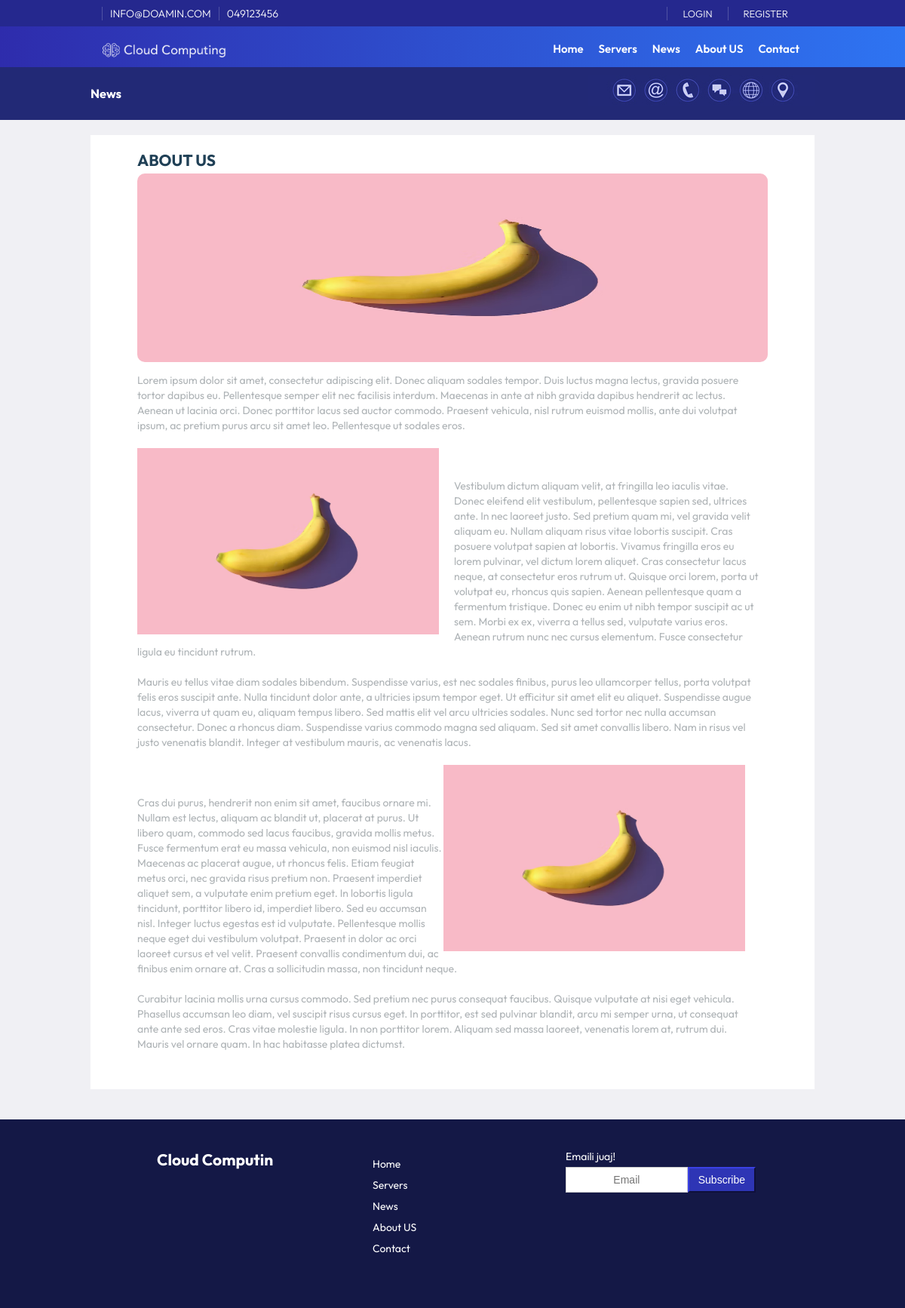
The page /aboutus.php on the database its author committed.
### tables this page shows
CREATE TABLE `configs` (
  `id` int(11) NOT NULL,
  `emri` varchar(255) NOT NULL,
  `vlera` text NOT NULL
);

CREATE TABLE `menu` (
  `id` int(11) NOT NULL,
  `Emri` varchar(255) NOT NULL,
  `vlera` varchar(255) NOT NULL,
  `renditja` int(11) NOT NULL,
  `autori` varchar(255) NOT NULL,
  `Data` datetime NOT NULL DEFAULT current_timestamp() ON UPDATE current_timestamp()
);

CREATE TABLE `faqet` (
  `id` int(11) NOT NULL,
  `titulli` varchar(30) NOT NULL,
  `permbajtja` text NOT NULL,
  `foto` varchar(100) NOT NULL,
  `Data` timestamp NOT NULL DEFAULT current_timestamp() ON UPDATE current_timestamp(),
  `autori` varchar(255) NOT NULL
);

### assets/config/config.php (called while the page is built, shortened)
<?php
class Database {
    private $host = "localhost";
    private $username = "root";
    private $password = "";
    private $database = "CloudComputing";
    public function __construct() {
        $this->conn = new mysqli($this->host, $this->username, $this->password, $this->database);
    }
}
?>

### assets/config/functions.php (called while the page is built, shortened)
<?php
include_once 'config.php';
$db = new Database();
class SiteConfigs {
    private $db;
    public function __construct($db) {
        $this->db = $db;
    }
    public function readConfig($emri) {
        $defaultValue = 'Not Available';
        $query = "SELECT vlera FROM configs WHERE emri = '$emri' LIMIT 1";
        $result = $this->db->conn->query($query);
        if ($result->num_rows > 0) {
            $configs = $result->fetch_assoc();
            return $configs['vlera'];
        }
        return $defaultValue;
    }
}
$configs = new SiteConfigs($db);
?>

### assets/config/menu.php (called while the page is built, shortened)
<?php
class Menu {
    private $db;
    public function __construct($db) {
        $this->db = $db;
    }
    public function readAllMenu() {
        $query = "SELECT * FROM menu ORDER BY renditja ASC";
        $result = $this->db->conn->query($query);
        return $result->fetch_all(MYSQLI_ASSOC);
    }
}
?>

### assets/config/faqet.php (called while the page is built, shortened)
<?php
class Faqet {
    private $db;
    public function __construct($db) {
        $this->db = $db;
    }
    public function readFaqe($id) {
        $query = "SELECT * FROM faqet WHERE id = $id";
        $result = $this->db->conn->query($query);
        return $result->fetch_assoc();
    }
}
?>

### aboutus.php (the view, shortened to what this page needs)
<?php
include_once 'assets/config/config.php';
include_once 'assets/config/functions.php';
include_once 'assets/config/faqet.php';
include_once 'assets/config/menu.php';
$pageid=3;
$db = new Database();
$faqet = new Faqet($db);
$oneFaqe = $faqet->readFaqe(1);
?>
<!DOCTYPE html>
<html lang="en">
<head>
    <link rel="stylesheet" href="assets/css/style.css">
    <link rel="stylesheet" href="https://cdnjs.cloudflare.com/ajax/libs/font-awesome/4.7.0/css/font-awesome.min.css">
</head>
<body>
    <div class="container">
        <?php include "header.php" ?>
        <div class="news width80">
                <div class="articel1">
                        <div class="atitle"><h2><?php echo $oneFaqe['titulli']; ?></h2></div>
                        <div class="aimage"><img src="<?php echo $configs->readConfig('imgurl'); echo $oneFaqe['foto']; ?>" alt="<?php echo $oneFaqe['foto']; ?>"></div>
                        <div class="adescription"><p><?php echo $oneFaqe['permbajtja']; ?></p></div>
                </div>
        </div>
        <?php include "footer.php" ?>
    </div>
</body>
</html>

### header.php (shortened to what this page needs)
<?php
$db = new Database();
$menu = new Menu($db);
$allMenu = $menu->readAllMenu();
?>
   <header>
            <div class="topnav">
                <div class="container width80">
                    <div class="topnavl">
                        <div class="topbarw">
                            <p><?php echo $configs->readConfig('email');?></p><p><?php echo $configs->readConfig('telefoni');?></p>
                        </div>
                    </div>
                    <div class="topnavr">
                        <div class="topbarw">
                                <?php
                                    if (isset($_SESSION['user_id'])) {
                                        $user_id = $_SESSION['user_id'];
                                        $user_role = $user->checkUserRole($user_id);
                                        $emri = '<p>Pershendetje ' .$user->readEmri('emri', $user_id) .'<p>';
                                        $dashboard = '<p><a href="' . $configs->readConfig('url') . '/admin/dashboard.php">Dashboard</a></p>';
                                        $porosit = '<p><a href="' . $configs->readConfig('url') . '/user/index.php">Dashboard</a></p>';
                                        $logout = '<p><a href="' . $configs->readConfig('url') . '/logout.php">Logout</a></p>';
                                        if ($user_role === 'admin') {
                                            echo $emri ;
                                            echo $dashboard;
                                            echo $logout;
                                        } elseif ($user_role === 'user') {
                                            echo $emri;
                                            echo $porosit;
                                            echo $logout;
                                        } else {
                                            echo '<p><a href="' . $configs->readConfig('url') . '/login.php">Login</a></p>';
                                            echo '<p><a href="' . $configs->readConfig('url') . '/login.php">Register</a></p>';
                                        }
                                    }else {
                                        echo '<p><a href="' . $configs->readConfig('url') . '/login.php">Login</a></p>';
                                        echo '<p><a href="' . $configs->readConfig('url') . '/login.php">Register</a></p>';
                                    }
                                ?>
                        </div>
                    </div>
                </div>
            </div>
            <div class="width80">
                <div class="logo"><a href="<?php echo $configs->readConfig('url'); ?>"><img src="<?php echo $configs->readConfig('imgurl');?>/logow.png" /></a></div>
                <div class="nav" id="navid">
                    <ul>
                        <?php foreach ($allMenu as $menu): ?>
                            <li><a href="<?php echo $configs->readConfig('url'); echo $menu['vlera']; ?>"><?php echo $menu['Emri']; ?></a></li>
                        <?php endforeach; ?>
                    </ul>
                </div>
            </div>
            <?php
            if($pageid == 1){
                echo '<div class="slider"><img id="slideri" /></div>';
            }else if($pageid == 3){
                echo ' <div class="breadcrumbs">
                        <div class="width80">
                            <div class="bcl"><h3>News</h3></div>
                            <div class="bcr"><img src="assets/imgs/contactbc.jpg" /></div>
                        </div>
                    </div>';
            }
            ?>
        </header>

### footer.php (shortened to what this page needs)
<footer>
    <div class="footeri width80">
        <div class="footerleft">
            <h2><a href="<?php echo $configs->readConfig('url'); ?>">Cloud Computin</a></h2>
        </div>
        <div class="footercenter">
            <ul>
                <?php foreach ($allMenu as $menu): ?>
                    <li><a href="<?php echo $configs->readConfig('url'); echo $menu['vlera']; ?>"><?php echo $menu['Emri']; ?></a></li>
                <?php endforeach; ?>
            </ul>
        </div>
        <div class="footerright">
            <p>Emaili juaj!</p>
            <div class="subs">
                <input class="form-control btn flex" type="email" placeholder="Email">
                <button class="btn btn-mir flex1">Subscribe</button>
            </div>
        </div>
    </div>
</footer>

### assets/css/style.css (style rules this page uses)
*, *:before, *:after { margin: 0; padding: 0; box-sizing: border-box; --title-font: "Outfit", Helvetica, Arial, sans-serif; --body-font: "Outfit", Helvetica, Arial, sans-serif; }
body, html { font-size: 14px; width: 100%; height: 100%; background: #F0F0F4; }
ul li a, a, body, span, text { font-family: "Outfit", Helvetica, Arial, sans-serif; }
header ul > li { list-style: none; float: left; margin: 10px 10px auto; }
.container { margin: auto; width: 100%; }
.width80 { width: 80%; margin: auto; }
header { background-image: linear-gradient(to right, #2E2CAC, #2E74F2); color: #fff; }
.topnav { margin: auto; height:35px; background-color: #25288e; padding: 5px 0 5px 0; }
.topnavl { float:left; }
.topnavr { float: right; }
.topbarw { font-size: 13px; display: flex; padding: 4px 15px; font-weight: 300; }
.topnav p { text-transform: uppercase; font-size: 14px; margin: auto; border-left: solid 1px rgba(255, 255, 255, .2); padding: 0 10px 0 10px; }
.topnavr a { text-decoration: none; color: #fff; font-size: 14px; padding: 0 10px 0 10px; }
.topnav span, .topnav a { text-transform: uppercase; font-size: 13px; margin: 5px auto; }
.logo { margin: 10px 0 0 0; }
.logo img { width: 200px; float: left; }
.nav { float: right; margin: 0 10px ; }
.nav li a { text-decoration: none; color: #fff; font-size:15px; font-weight: 600; }
.imgpage { float: left; margin-right: 20px; max-width: 400px; }
.imgpage1 { float: right; margin-right: 20px; max-width: 400px; }
.articel1 { flex: 0 0 auto; width: 100%; padding: 0 12px 0 12px; margin-bottom:30px; }
.atitle { padding-bottom: 5px; }
.atitle h2 { color: #204056; text-transform: uppercase; }
.aimage img { width: 100%; height:250px; margin-bottom: 0px; border-radius: 10px; -moz-border-radius: 10px; -webkit-border-radius: 10px; }
.adescription { font-size: 14px; line-height: 20px; font-weight: 400; font-family: "Outfit", Helvetica, Arial, sans-serif; color: #aeb3b6; padding: 10px 10px 0 0; }
.form-control { display: block; width: 100%; height: 34px; padding: 6px 12px; font-size: 14px; border: 1px solid #ccc; }
.btn { font-size: 14px; font-weight: 400; text-align: center; border: 1px solid #000 transparent; padding: 6px 12px; margin: 5px auto 5px auto; box-shadow: none !important; display: block; }
.btn-mir { color: #fff; text-decoration:none; background-color: #2e35b5; border-color: #25298f; }
.breadcrumbs { background-color: #222976; min-height: 70px; overflow: auto; height: auto; margin: auto; padding: 5px 0 0 0; width: 100%; }
.bcl { margin: auto; width: 50%; float: left; text-align: left; padding: 20px 0 0 0; }
.bcr { margin: auto; width: 50%; float: left; text-align: right; padding: 5px 0 0 0; }
.news { margin: 20px auto; display: flex; flex-wrap: wrap; padding: 20px 50px 20px 50px; flex-grow: 1; background-color: white; }
footer { height: auto; padding: 20px; background: #141846; margin: 40px 0 0 0; }
footer ul > li, footer a { list-style: none; margin: 10px 10px auto; text-decoration: none; color: #FFF; }
.footeri { display: flex; flex-wrap: wrap; justify-content: space-between; margin:auto; padding: 20px 50px 20px 50px; color: #fff; }
.footerleft, .footercenter, .footerright { width: 33%; flex-grow: 1; padding: 0 12px 0 12px; margin-bottom:30px; }
.subs { display: flex; flex-wrap: wrap; }
.flex { flex: 1; float: left; }
.flex1 { flex: 0; float: left; }

### rows shown on the page
configs: vlera "INFO@DOAMIN.COM"
configs: vlera "049123456"
configs: vlera (picture), vlera.foto (picture)
menu: Emri "Home"
menu: Emri "Servers"
menu: Emri "News"
menu: Emri "About US"
menu: Emri "Contact"
faqet: titulli "ABOUT US", permbajtja "Lorem ipsum dolor sit amet, consectetur adipiscing elit. Donec aliquam sodales tempor. Duis luctus magna lectus, gravida posuere tortor dapibus eu. Pellentesque semper elit nec facilisis interdum. Maecenas in ante at nibh gravida dapibus hendrerit ac lectus. Aenean ut lacinia orci. Donec porttitor lacus sed auctor commodo. Praesent vehicula, nisl rutrum euismod mollis, ante dui volutpat ipsum, ac pretium purus arcu sit amet leo. Pellentesque ut sodales eros. Vestibulum dictum aliquam velit, at fringilla leo iaculis vitae. Donec eleifend elit vestibulum, pellentesque sapien sed, ultrices ante. In nec laoreet justo. Sed pretium quam mi, vel gravida velit aliquam eu. Nullam aliquam risus vitae…", permbajtja (picture)
